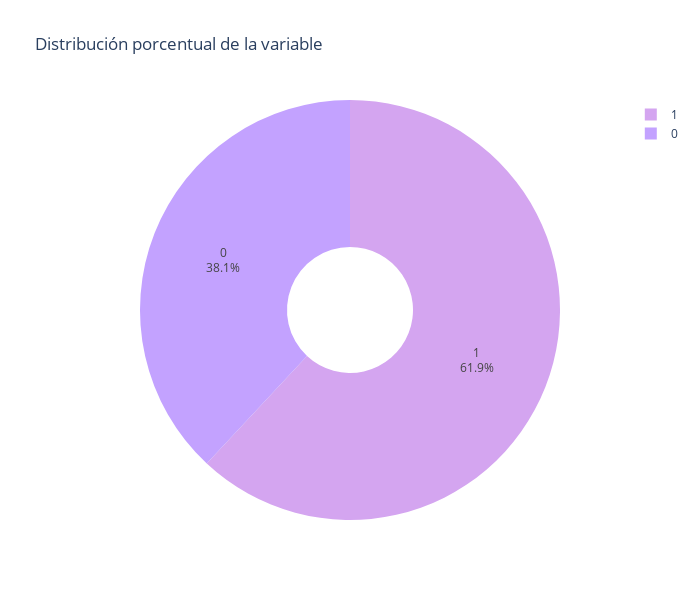
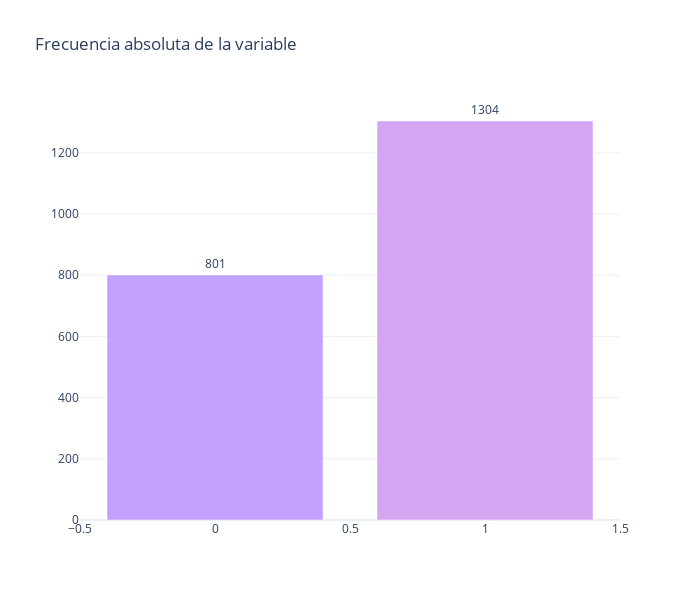

The notebook cell saved with these charts, in order:
### Code cell
graficar_distribucion_categorica(df_csv, 'Diagnosis')

### Figure 1 — Plotly figure (JSON) as saved in the notebook; plotly's stock layout.template omitted (floating-point values rounded to 4 significant figures)
{"data": [{"hole": 0.3, "labels": [1, 0], "marker": {"colors": ["#D4A5F0", "#C3A2FF"]}, "textinfo": "label+percent", "type": "pie", "values": [1304, 801]}], "layout": {"height": 600, "title": {"text": "Distribución porcentual de la variable"}, "width": 700}}

### Figure 2 — Plotly figure (JSON) as saved in the notebook; plotly's stock layout.template omitted (floating-point values rounded to 4 significant figures)
{"data": [{"marker": {"color": ["#D4A5F0", "#C3A2FF"]}, "text": [1304.0, 801.0], "textposition": "outside", "type": "bar", "x": [1, 0], "y": [1304, 801]}], "layout": {"height": 600, "showlegend": false, "title": {"text": "Frecuencia absoluta de la variable"}, "width": 700}}
